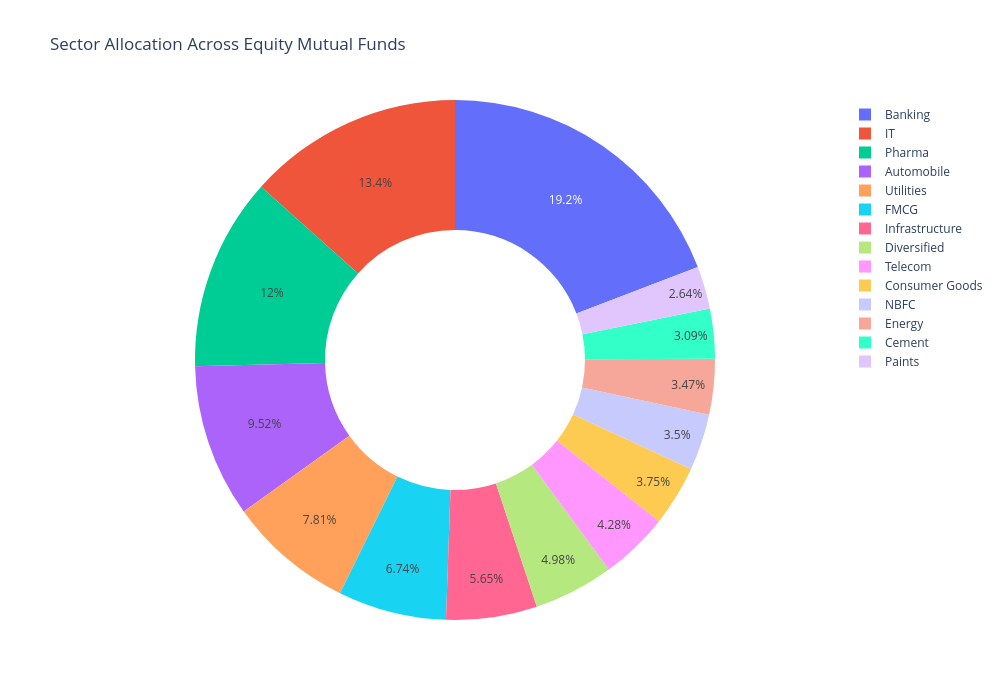

Here is the notebook cell this chart was saved with:
### Code cell
# ==========================================================
# Sector Allocation Donut Chart
# ==========================================================

fig = px.pie(
    sector_weight,
    names="sector",
    values="weight_pct",
    hole=0.50,
    title="Sector Allocation Across Equity Mutual Funds"
)

fig.update_layout(
    template="plotly_white",
    width=1000,
    height=700
)

fig.show()

### Figure 1 — Plotly figure (JSON) as saved in the notebook; plotly's stock layout.template omitted (floating-point values rounded to 4 significant figures)
{"data": [{"domain": {"x": [0, 1], "y": [0, 1]}, "hole": 0.5, "hovertemplate": "sector=%{label}<br>weight_pct=%{value}<extra></extra>", "labels": ["Banking", "IT", "Pharma", "Automobile", "Utilities", "FMCG", "Infrastructure", "Diversified", "Telecom", "Consumer Goods", "NBFC", "Energy", "Cement", "Paints"], "legendgroup": "", "name": "", "showlegend": true, "type": "pie", "values": [652.3, 455.5, 407.4, 323.6, 265.5, 229.1, 192.2, 169.2, 145.6, 127.6, 119.1, 117.9, 105.0, 89.86]}], "layout": {"height": 700, "legend": {"tracegroupgap": 0}, "title": {"text": "Sector Allocation Across Equity Mutual Funds"}, "width": 1000}}
